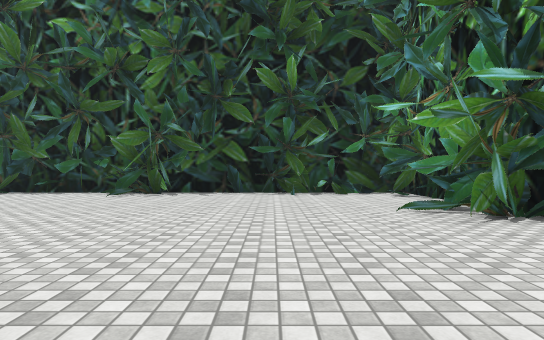
View 1 (above)

19 first-person views from a walk through a 3-D level made in the Unity game engine. The camera is 1.2 m above the floor, looks level and sees 75° across. The floor is counted in squares, 2 m on a side. Each view is taken from the middle of a square. On the plan, view 1 faces up. The plan holds only what a view shows up to about 10 squares ahead; the rest is blank. The place goes on beyond the plan. Some surface patterns are stand-ins.

View 2
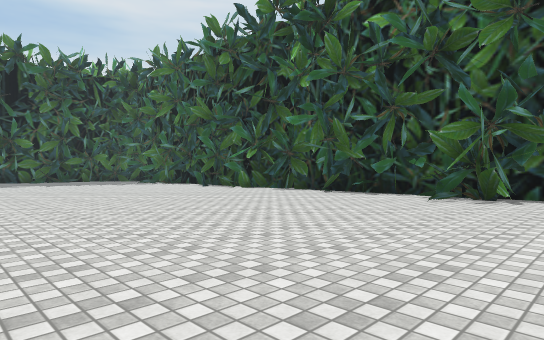

View 3
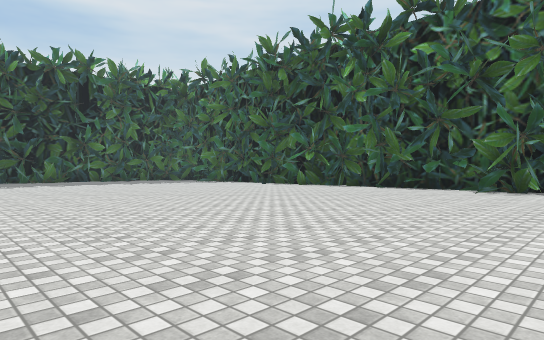

View 4
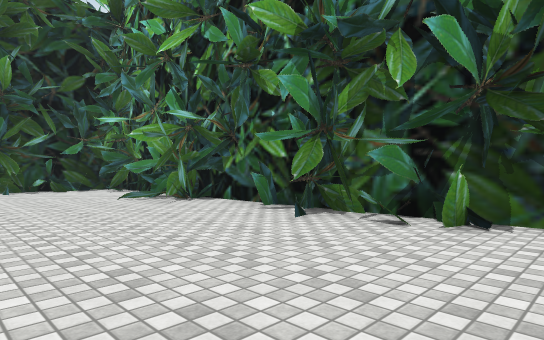

View 5
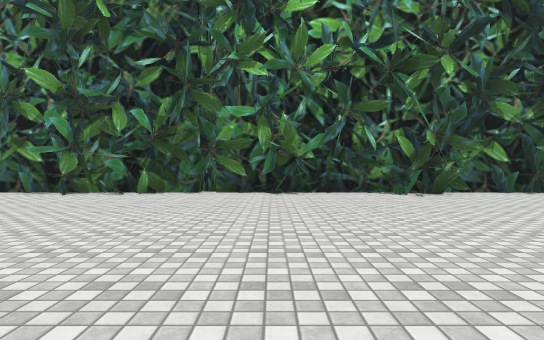

View 6
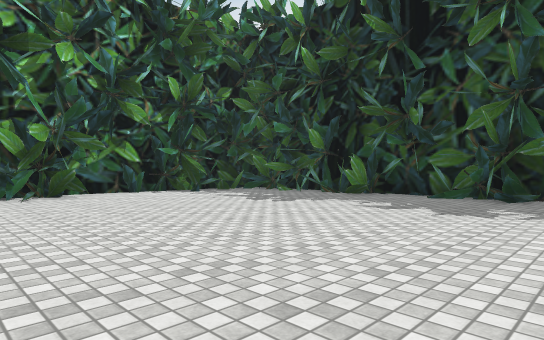

View 7
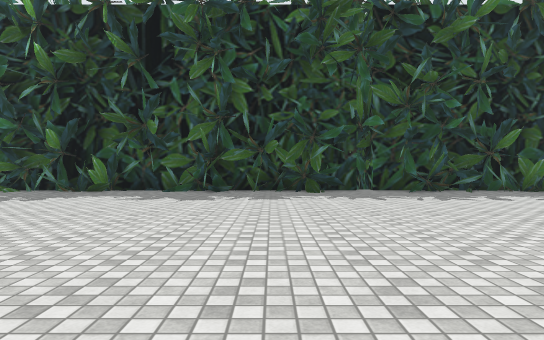

View 8
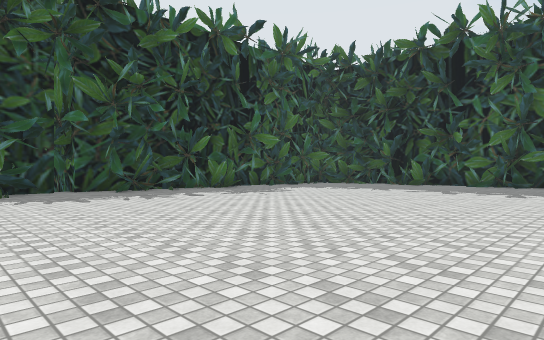

View 9
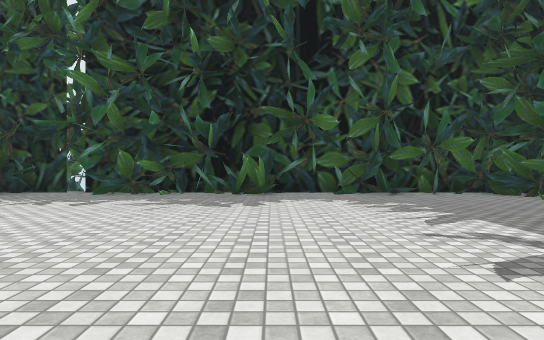

View 10
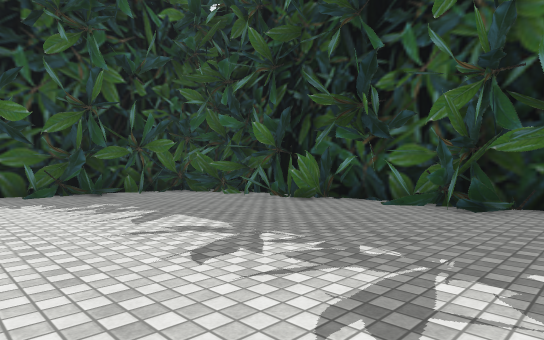

View 11
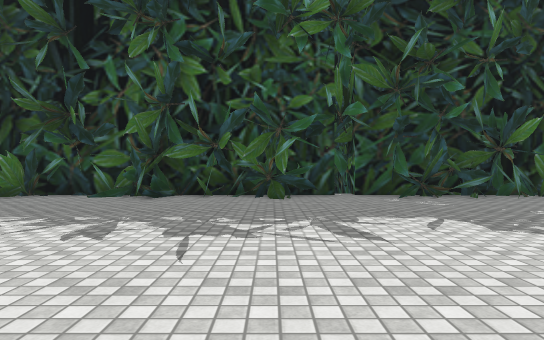

View 12
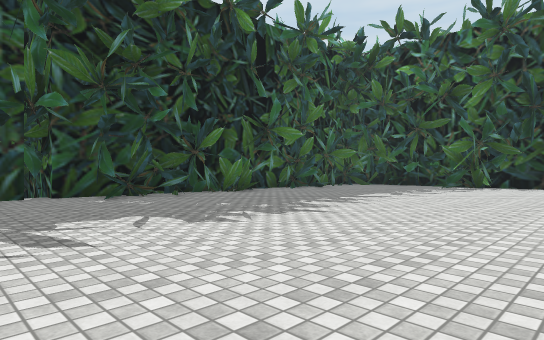

View 13
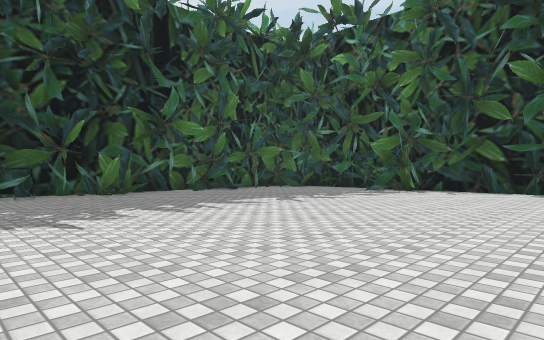

View 14
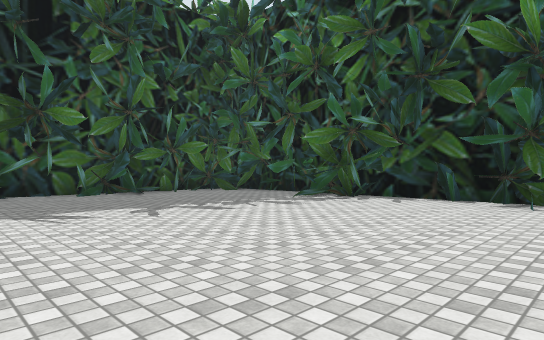

View 15
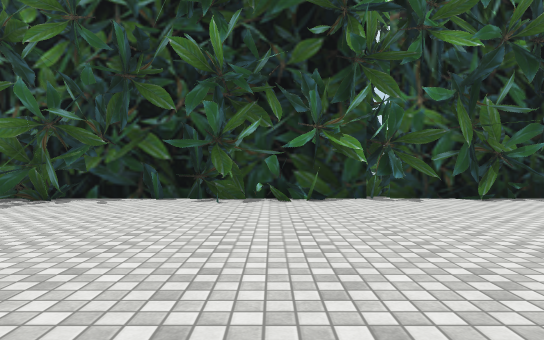

View 16
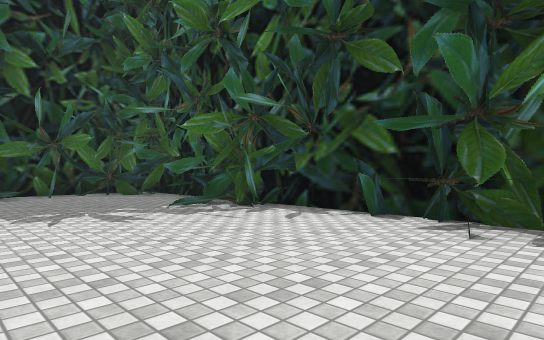

View 17
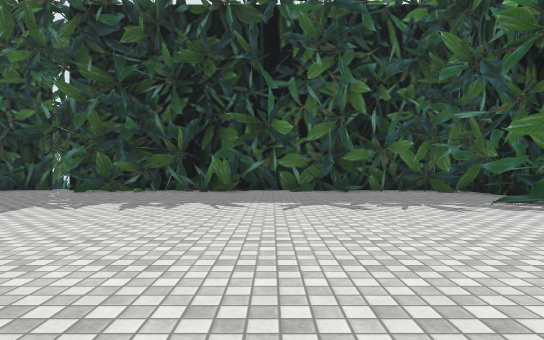

View 18
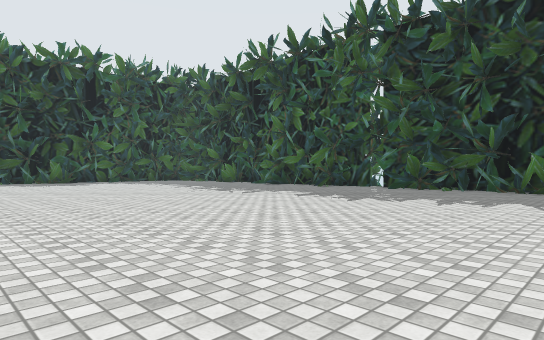

View 19
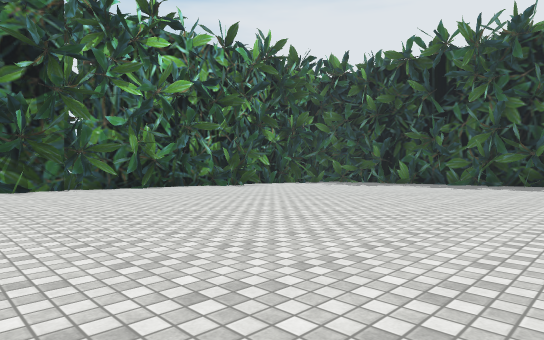

### Floor plan
Key: @ floor where view 1 was taken; # wall or solid block; . main floor; : floor 0.25 m higher than the main floor; ^ raised ledge.
Columns run from 21 left of view 1 to 4 right of it. Each row starts with its distance up from view 1.
 10      #####    #########
  9   #####.########.##..####
  8  ##..##..#  .....##.. #.#
  7  # .....................#
  6  #......................#
  5  #.....................###
  4  #.....................###
  3  #.......................#
  2  #^.....................##
  1  #......................##
  0 ##...................@..#
 -1 ##:.....................#
 -2 #........... ...........#
 -3 ##.......... ...........#
 -4 ##......................##
 -5  ##.....................##
 -6  # ......................#
 -7  #.....................###
 -8  #.....................###
 -9  #.......................#
-10  #.......................#
-11  #^.....................##
-12  #......................
-13  #. ....^..:...# ....^.
-14  ###########.###########
-15           #####

Positions as (right, up) in squares from view 1, and headings:
1: (0, 0), facing up
2: (-1, 1), facing up-left
3: (-1, -2), facing up-left
4: (-1, -2), facing up-right
5: (-6, -4), facing right
6: (-6, -6), facing down-right
7: (-6, -4), facing down
8: (-6, -4), facing down-left
9: (-14, -5), facing down
10: (-14, -5), facing down-left
11: (-12, -4), facing left
12: (-12, -4), facing up-left
13: (-11, -1), facing up-left
14: (-11, 2), facing up-left
15: (-11, 2), facing up
16: (-11, 5), facing up-left
17: (-10, 4), facing left
18: (-9, 4), facing down-left
19: (-8, 1), facing down-right
